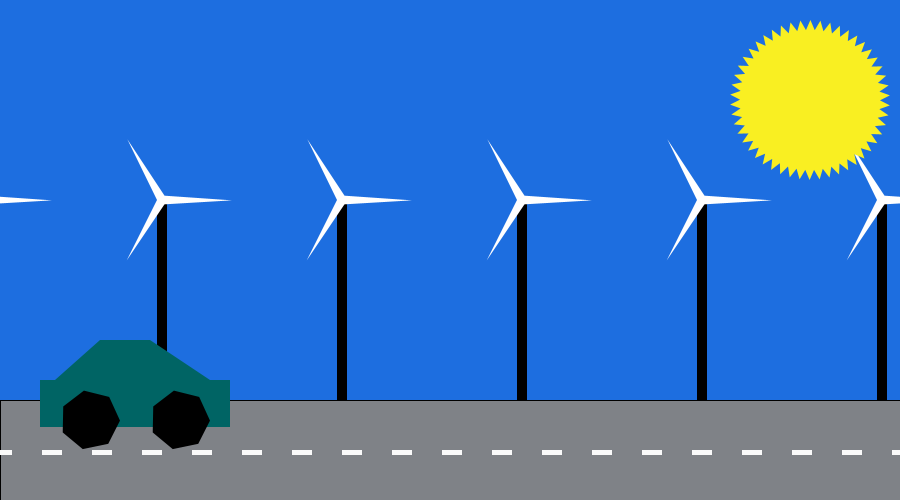
Frame 1 (no input)
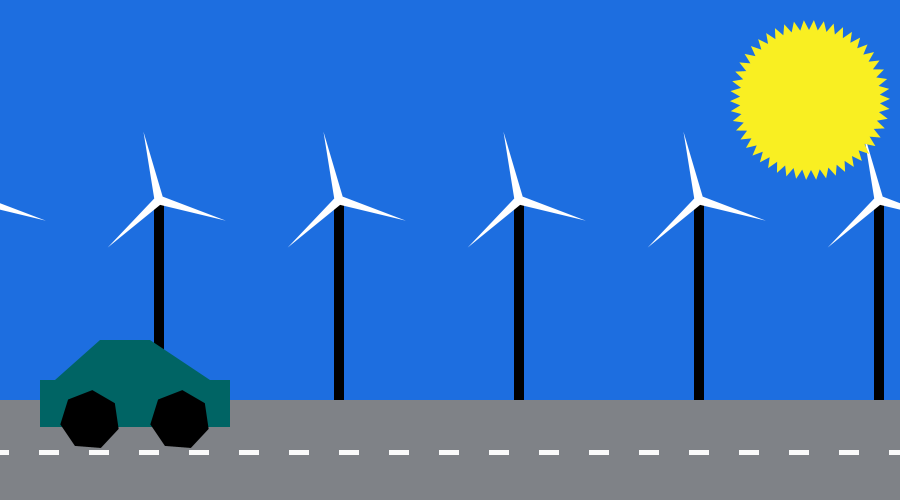
Frame 60 (the mouse pressed at the canvas centre just before this capture)
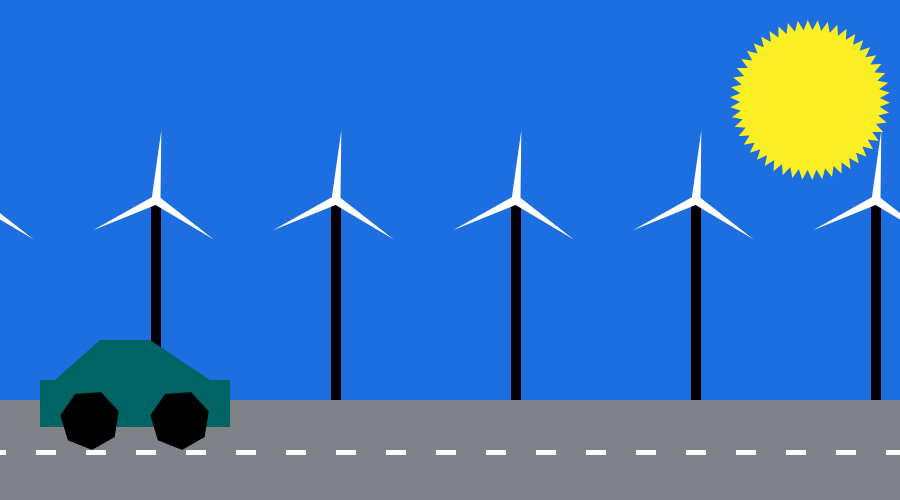
Frame 120 (the mouse held since frame 60 and released just before this capture)

The Processing sketch that drew these frames (run headless with seeded random() and noise(); from frame 60 on, the mouse is pressed at the canvas centre):

// Processing sketch: komgraf_4__M0517044
// ── komgraf_4__M0517044.pde
void setup(){ 
size(900,500);
}


void draw(){
background(29, 110, 224);
int d;

d=second();



//Jalan
fill(127, 130, 135);
rect(0,400,900,900);
fill(#FAFAFA);
noStroke();
rect(10-3*d,450,20,5);
rect(60-3*d,450,20,5);
rect(110-3*d,450,20,5);
rect(160-3*d,450,20,5);
rect(210-3*d,450,20,5);
rect(260-3*d,450,20,5);
rect(310-3*d,450,20,5);
rect(360-3*d,450,20,5);
rect(410-3*d,450,20,5);
rect(460-3*d,450,20,5);
rect(510-3*d,450,20,5);
rect(560-3*d,450,20,5);
rect(610-3*d,450,20,5);
rect(660-3*d,450,20,5);
rect(710-3*d,450,20,5);
rect(760-3*d,450,20,5);
rect(810-3*d,450,20,5);
rect(860-3*d,450,20,5);
rect(910-3*d,450,20,5);
rect(960-3*d,450,20,5);
rect(1010-3*d,450,20,5);
rect(1060-3*d,450,20,5);

//kincir angin
fill(0,0,0);
rect(-5-3*d,200,10,200);

pushMatrix();
translate(width*0-3*d, height*0.4);
rotate(frameCount / 200.0);
fill(255);
star(0, 0, 5, 70, 3);
popMatrix();


fill(0,0,0);
rect(175-3*d,200,10,200);

pushMatrix();
translate(width*0.2-3*d, height*0.4);
rotate(frameCount / 200.0);
fill(255);
star(0, 0, 5, 70, 3);
popMatrix();

fill(0,0,0);
rect(355-3*d,200,10,200);

pushMatrix();
translate(width*0.4-3*d, height*0.4);
rotate(frameCount / 200.0);
fill(255);
star(0, 0, 5, 70, 3);
popMatrix();

fill(0,0,0);
rect(535-3*d,200,10,200);

pushMatrix();
translate(width*0.6-3*d, height*0.4);
rotate(frameCount / 200.0);
fill(255);
star(0, 0, 5, 70, 3);
popMatrix();

fill(0,0,0);
rect(715-3*d,200,10,200);

pushMatrix();
translate(width*0.8-3*d, height*0.4);
rotate(frameCount / 200.0);
fill(255);
star(0, 0, 5, 70, 3);
popMatrix();

fill(0,0,0);
rect(895-3*d,200,10,200);

pushMatrix();
translate(width*1.0-3*d, height*0.4);
rotate(frameCount / 200.0);
fill(255);
star(0, 0, 5, 70, 3);
popMatrix();

fill(0,0,0);
rect(1075-3*d,200,10,200);

pushMatrix();
translate(width*1.2-3*d, height*0.4);
rotate(frameCount / 200.0);
fill(255);
star(0, 0, 5, 70, 3);
popMatrix();

//mobil
fill(0,100,100);
rect(40,380,190,47);

quad(55,380,210,380,150,340,100,340);

pushMatrix();
translate(width*0.1, height*0.84);
rotate(frameCount / 50.0);
fill(0,0,0);
polygon(0, 0, 30, 7);
popMatrix();

pushMatrix();
translate(width*0.2, height*0.84);
rotate(frameCount / 50.0);
fill(0,0,0);
polygon(0, 0, 30, 7); 
popMatrix();

//Matahari
pushMatrix();
translate(width*0.9, height*0.2);
rotate(frameCount / 200.0);
fill(#f9ef22);
star(0, 0,80, 70, 50);
popMatrix();
}

void polygon(float x, float y, float radius, int npoints) {
float angle = TWO_PI / npoints;
beginShape();
for (float a = 0; a < TWO_PI; a += angle) {
float sx = x + cos(a) * radius;
float sy = y + sin(a) * radius;
vertex(sx, sy);
}
endShape(CLOSE);
}

void star(float x, float y, float radius1, float radius2, int npoints) {
float angle = TWO_PI / npoints;
float halfAngle = angle/2.0;
beginShape();
for (float a = 0; a < TWO_PI; a += angle) {
float sx = x + cos(a) * radius2;
float sy = y + sin(a) * radius2;
vertex(sx, sy);
sx = x + cos(a+halfAngle) * radius1;
sy = y + sin(a+halfAngle) * radius1;
vertex(sx, sy);
}
endShape(CLOSE);
}
